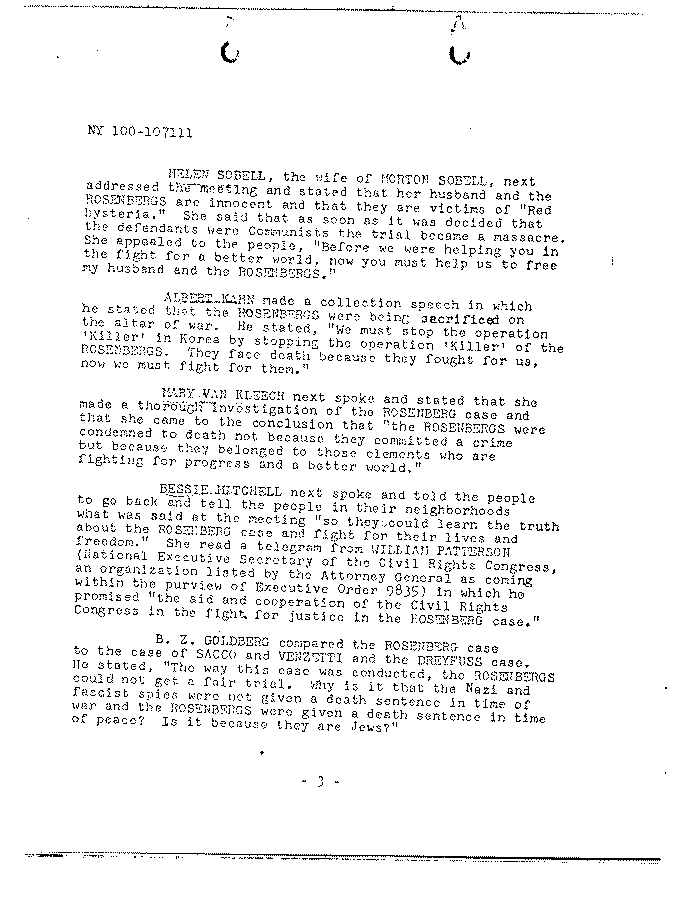
#> input picture images/img2.png, 694 x 900 px, found by its file name
$ python new.py
#> lines starting #> are read from the running program, lines starting #| are printed output that depends on the picture; after the words box and inside, x2 and y2 are one past the last pixel; in counts of white or black regions, pixels touching at a corner belong together
import cv2

# Load image
img = cv2.imread(r"D:\Python\images\img2.png")
#> img is the input picture: shape (900, 694, 3); 95.1% white; black in thin lines or dots, all inside (x1, y1, x2, y2) = (24, 5, 667, 864)

# Rotate 180 degrees
rotated = cv2.rotate(img, cv2.ROTATE_180)
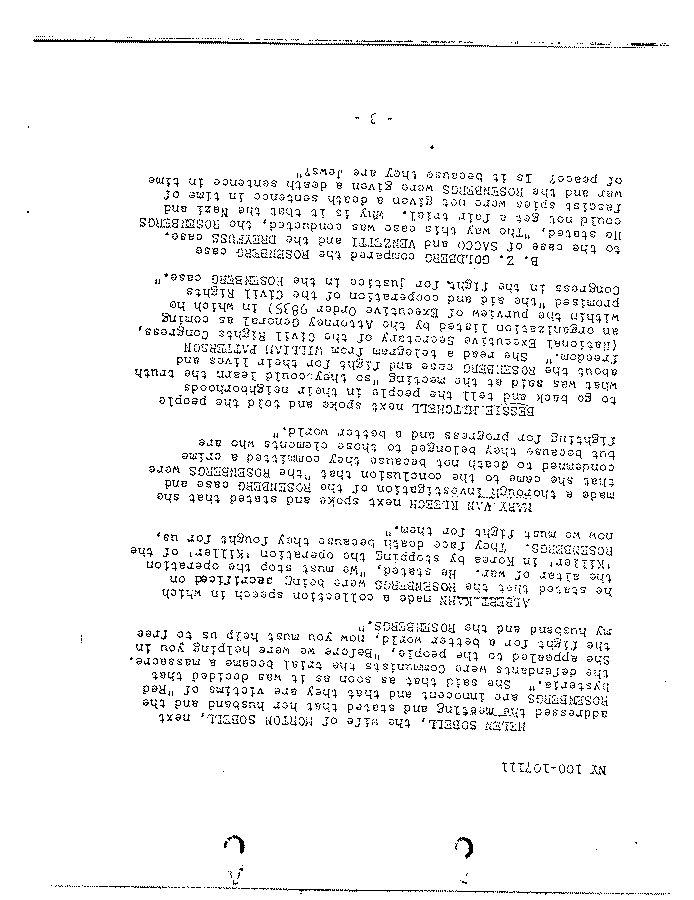
#> rotated: shape (900, 694, 3); 95.1% white; black in thin lines or dots, all inside (x1, y1, x2, y2) = (27, 36, 670, 895)

# Show both
cv2.imshow("Original", img)
cv2.imshow("Rotated", rotated)

cv2.waitKey(0)
cv2.destroyAllWindows()

$ run again, with images/invoice.png copied over images/img2.png
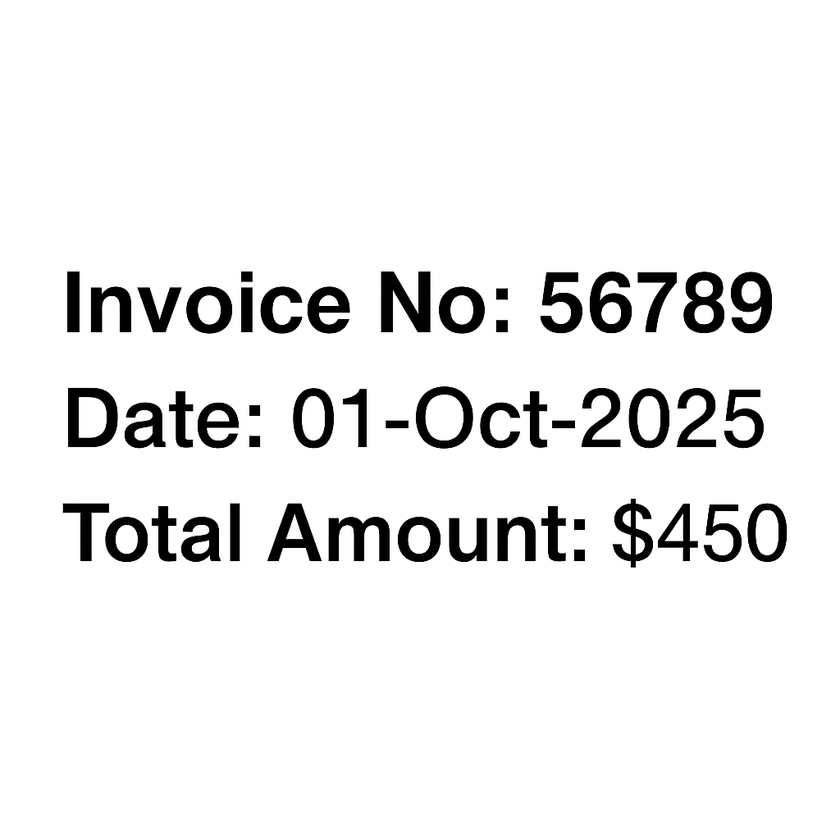
#> input picture images/invoice.png, 840 x 840 px, shrunk from 1024 x 1024 before the run, found by its file name
#> img is the input picture: shape (840, 840, 3); mean B, G, R 238.1, 238.1, 238.1
#> `rotated = cv2.rotate(img, cv2.ROTATE_180)`:
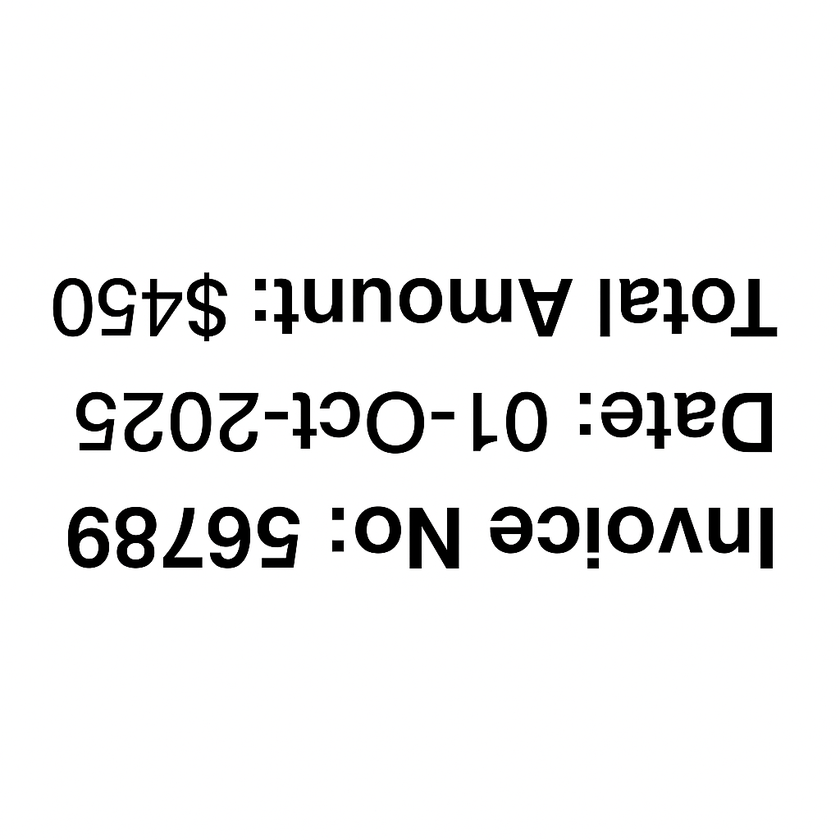
#> rotated: shape (840, 840, 3); mean B, G, R 238.1, 238.1, 238.1
